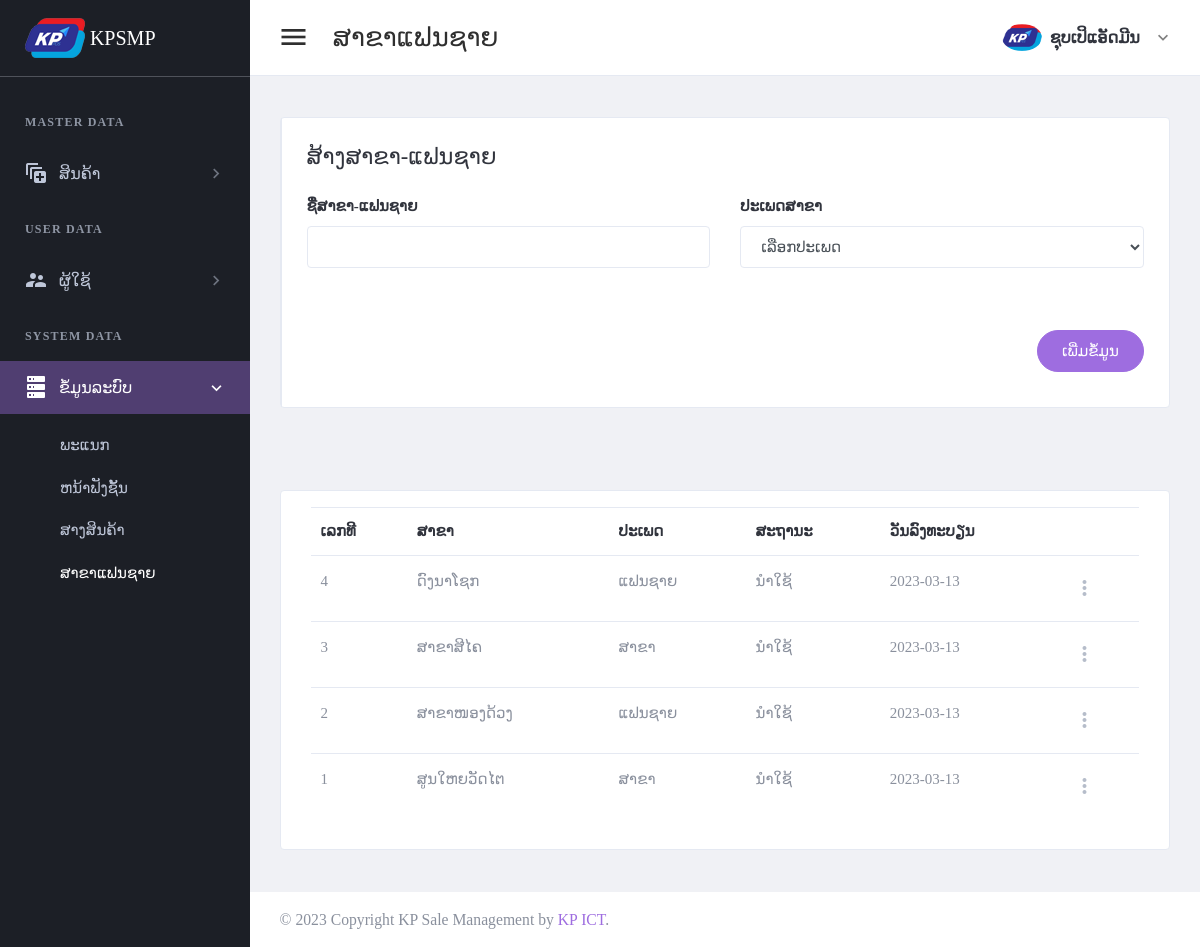
Page /page/branch.php (signed in) on the committed database.
### tables this page shows
CREATE TABLE `tbl_header_title` (
  `ht_id` int(11) NOT NULL,
  `ht_name` varchar(300) DEFAULT NULL
);

CREATE TABLE `tbl_sub_title` (
  `st_id` int(11) NOT NULL,
  `st_name` varchar(300) DEFAULT NULL,
  `icon_code` varchar(100) DEFAULT NULL,
  `ht_id` int(11) DEFAULT NULL
);

CREATE TABLE `tbl_page_title` (
  `pt_id` int(11) NOT NULL,
  `pt_name` varchar(300) DEFAULT NULL,
  `ptf_name` varchar(100) DEFAULT NULL,
  `st_id` int(11) DEFAULT NULL
);

CREATE TABLE `tbl_branch` (
  `br_id` int(11) NOT NULL,
  `br_name` varchar(150) DEFAULT NULL,
  `br_status` int(11) DEFAULT NULL,
  `br_type` int(11) DEFAULT NULL,
  `add_by` int(11) DEFAULT NULL,
  `date_register` date DEFAULT NULL
);

CREATE TABLE `tbl_branch_type` (
  `brt_id` int(11) NOT NULL,
  `brt_name` varchar(60) DEFAULT NULL
);

### setting/checksession.php (called while the page is built, shortened)
<?php
	if($_SESSION['id_users'] == "" )
	{
	header("location:logout.php");
	}
	  else{
		$role_id = $_SESSION["role_id"];
	}
?>

### page/branch.php (the view, shortened to what this page needs)
<?php
include("../setting/checksession.php");
include("../setting/conn.php");
$header_name = "ສາຂາແຟນຊາຍ";
$header_click = "4";
?>
<!DOCTYPE html>
<html lang="en" dir="ltr">
<head>
    <?php
    include("../setting/callcss.php");
    ?>
</head>
<body class="navbar-fixed sidebar-fixed" id="body">
    <div class="wrapper">
        <?php include "menu.php"; ?>
        <div class="page-wrapper">
            <?php
            include "header.php";
            ?>
            <div class="content-wrapper">
                <div class="content">
                    <div class="email-wrapper rounded border bg-white">
                        <div class="row no-gutters justify-content-center">
                            <div class="col-xxl-12">
                                <div class="email-right-column  email-body p-4 p-xl-5">
                                    <div class="email-body-head mb-5 ">
                                        <h4 class="text-dark">ສ້າງສາຂາ-ແຟນຊາຍ</h4>
                                    </div>
                                    <form method="post" id="addbranch">
                                        <div class="row">
                                            <div class="col-lg-6">
                                                <div class="form-group">
                                                    <label for="firstName">ຊື່ສາຂາ-ແຟນຊາຍ</label>
                                                    <input type="text" class="form-control" id="br_name" name="br_name" required>
                                                </div>
                                            </div>
                                            <div class="form-group col-lg-6">
                                                <label class="text-dark font-weight-medium">ປະເພດສາຂາ</label>
                                                <div class="form-group">
                                                    <select class=" form-control font" name="br_type" id="br_type">
                                                        <option value=""> ເລືອກປະເພດ </option>
                                                    </select>
                                                </div>
                                            </div>
                                        </div>
                                        <div class="d-flex justify-content-end mt-6">
                                            <button type="submit" class="btn btn-primary mb-2 btn-pill">ເພີ່ມຂໍ້ມູນ</button>
                                        </div>
                                    </form>
                                </div>
                            </div>
                        </div>
                    </div>
                </div>
            </div>
            <div class="content-wrapper">
                <div class="content">
                    <div class="card card-default">
                        <div class="card-body">
                            <table id="productsTable" class="table table-hover table-product" style="width:100%">
                                <thead>
                                    <tr>
                                        <th>ເລກທີ</th>
                                        <th>ສາຂາ</th>
                                        <th>ປະເພດ</th>
                                        <th>ສະຖານະ</th>
                                        <th>ວັນລົງທະບຽນ</th>
                                        <th></th>
                                    </tr>
                                </thead>
                                <tbody>
                                    <?php
                                    $stmt4 = $conn->prepare("SELECT  br_id,br_name,brt_name,
                                    (case when br_status = 1 then 'ນຳໃຊ້' else 'ຫຍຸດນຳໃຊ້' end) as br_status,
                                    date_register FROM tbl_branch a
                                    left join tbl_branch_type b on a.br_type = b.brt_id
                                    order by br_id desc
                                    ");
                                    $stmt4->execute();
                                    if ($stmt4->rowCount() > 0) {
                                        while ($row4 = $stmt4->fetch(PDO::FETCH_ASSOC)) {
                                    ?>
                                            <tr>
                                                <td><?php echo $row4['br_id']; ?></td>
                                                <td><?php echo $row4['br_name']; ?></td>
                                                <td><?php echo $row4['brt_name']; ?></td>
                                                <td><?php echo $row4['br_status']; ?></td>
                                                <td><?php echo $row4['date_register']; ?></td>
                                                <td>
                                                    <div class="dropdown">
                                                        <a class="dropdown-toggle icon-burger-mini" href="#" role="button" id="dropdownMenuLink" data-toggle="dropdown" aria-haspopup="true" aria-expanded="false" data-display="static">
                                                        </a>
                                                    </div>
                                                </td>
                                            </tr>
                                    <?php
                                        }
                                    }
                                    ?>
                                </tbody>
                            </table>
                        </div>
                    </div>
                </div>
            </div>
            <?php include "footer.php"; ?>
        </div>
    </div>
</body>
</html>

### page/menu.php
<aside class="left-sidebar sidebar-dark" id="left-sidebar">
  <div id="sidebar" class="sidebar sidebar-with-footer">
    <div class="app-brand">
      <a href="index.php">
        <img src="../images/iconmenu.png" alt="Mono">
        <span class="brand-name"> KPSMP</span>
      </a>
    </div>
    <div class="sidebar-left" data-simplebar style="height: 100%;">
      <ul class="nav sidebar-inner" id="sidebar-menu">
        <?php
        $stmt = $conn->prepare(" SELECT distinct a.ht_id,ht_name
        FROM tbl_header_title a
        left join tbl_role_page b on a.ht_id = b.ht_id
        where role_id ='$role_id'
        order by  a.ht_id asc ");
        $stmt->execute();
        if ($stmt->rowCount() > 0) {
          while ($row = $stmt->fetch(PDO::FETCH_ASSOC)) {
            $ht_id = $row['ht_id'];
            $ht_name = $row['ht_name'];
        ?>
            <li class="section-title"> <?php echo "$ht_name"; ?></li>
            <?php
            $stmt1 = $conn->prepare("SELECT distinct a.st_id,st_name,role_id,icon_code
            FROM tbl_sub_title a
            left join tbl_role_page b on a.st_id = b.st_id
            where a.ht_id = '$ht_id' and role_id ='$role_id'
            order by a.st_id asc ");
            $stmt1->execute();
            if ($stmt1->rowCount() > 0) {
              while ($row1 = $stmt1->fetch(PDO::FETCH_ASSOC)) {
                $st_name = $row1['st_name'];
                $st_id = $row1['st_id'];
                $icon_code = $row1['icon_code'];
            ?>
                <li class='has-sub <?php if ($header_click == "$st_id") {  echo "active expand"; } ?>'>
                  <a class="sidenav-item-link" href="javascript:void(0)" data-toggle="collapse" data-target='#<?php echo "$st_name"; ?>' aria-expanded="false" aria-controls="<?php echo "$st_name"; ?>">
                    <i class="mdi <?php echo"$icon_code";?>"></i>
                    <span class="nav-text"> <?php echo "$st_name"; ?> </span> <b class="caret"></b>
                  </a>
                  <ul class='collapse <?php if ($header_click == "$st_id" ) { echo "show"; } ?>' id="<?php echo "$st_name"; ?>" data-parent="#sidebar-menu">
                    <div class="sub-menu">
                      <?php
                      $stmt2 = $conn->prepare(" SELECT pt_name,ptf_name
                      FROM tbl_page_title a
                      left join tbl_role_page b on a.pt_id = b.pt_id
                      where a.st_id = '$st_id' and role_id ='$role_id'
                      order by a.pt_id asc ");
                      $stmt2->execute();
                      if ($stmt2->rowCount() > 0) {
                        while ($row2 = $stmt2->fetch(PDO::FETCH_ASSOC)) {
                          $pt_name = $row2['pt_name'];
                      ?>
                          <li class="<?php if ($header_name ==  $row2['pt_name']) { echo "active"; } ?>">
                            <a class="sidenav-item-link" href='<?php echo $row2['ptf_name'] ?>'>
                              <span class="nav-text"><?php echo"$pt_name";?></span>
                            </a>
                          </li>
                      <?php
                        }
                      }
                      ?>
                    </div>
                  </ul>
              <?php
              }
            }
              ?>
                </li>
            <?php
          }
        }
            ?>
      </ul>
    </div>
  </div>
</aside>

### rows in the picture
tbl_header_title: ht_name "MASTER DATA"
tbl_sub_title: st_name "ສິນຄ້າ"
tbl_header_title: ht_name "USER DATA"
tbl_sub_title: st_name "ຜູ້ໃຊ້"
tbl_header_title: ht_name "SYSTEM DATA"
tbl_sub_title: st_name "ຂໍ້ມູນລະບົບ"
tbl_page_title: pt_name "ພະແນກ"
tbl_page_title: pt_name "ຫນ້າຟັງຊັ້ນ"
tbl_page_title: pt_name "ສາງສິນຄ້າ"
tbl_page_title: pt_name "ສາຂາແຟນຊາຍ"
tbl_branch: br_id "4", br_name "ດົງນາໂຊກ", tbl_branch_type.brt_name "ແຟນຊາຍ", br_status "ນຳໃຊ້", date_register "2023-03-13"
tbl_branch: br_id "3", br_name "ສາຂາສີໄຄ", tbl_branch_type.brt_name "ສາຂາ", br_status "ນຳໃຊ້", date_register "2023-03-13"
tbl_branch: br_id "2", br_name "ສາຂາໜອງດ້ວງ", tbl_branch_type.brt_name "ແຟນຊາຍ", br_status "ນຳໃຊ້", date_register "2023-03-13"
tbl_branch: br_id "1", br_name "ສູນໃຫຍວັດໄຕ", tbl_branch_type.brt_name "ສາຂາ", br_status "ນຳໃຊ້", date_register "2023-03-13"

### other values in the picture
$header_name "ສາຂາແຟນຊາຍ"
$full_name "ຊຸບເປິແອັດມີນ"
